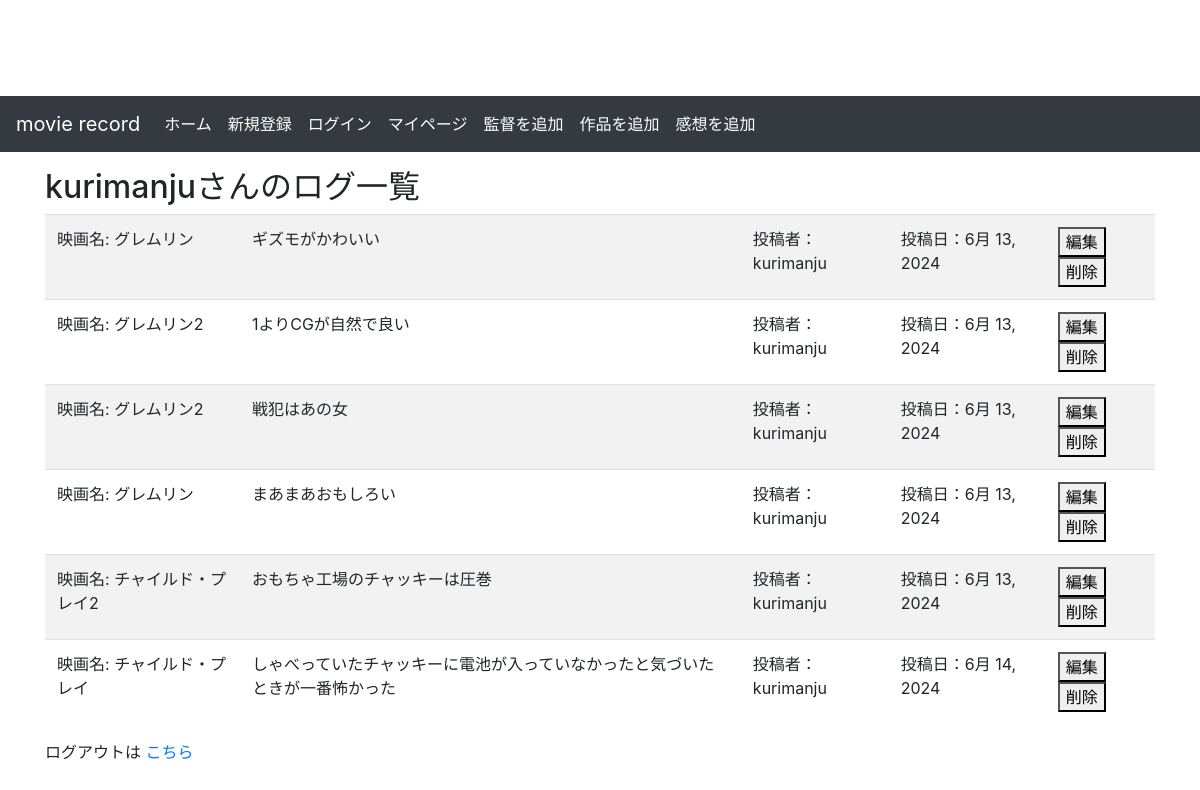
Screenshot of /home/ (signed in) with the database file from the repository.
### myapp/models.py (models this page shows, shortened)
class Log(models.Model):
    text = models.TextField()
    watch_date = models.DateField(default=timezone.now)
    movie = models.ForeignKey(Movie, on_delete=models.CASCADE, verbose_name="タイトル", related_name='log')
    user = models.ForeignKey(User, on_delete=models.CASCADE, verbose_name="ユーザー", related_name='logs')

class Movie(models.Model):
    title = models.CharField(max_length=100, verbose_name="タイトル")
    director = models.ForeignKey(Director, on_delete=models.CASCADE, verbose_name="監督", related_name='movie')
    user = models.ForeignKey(User, on_delete=models.CASCADE, verbose_name="ユーザー", related_name='movies')
    watch_date = models.DateField(verbose_name="視聴日時", null=True, blank=True)

### myapp/views.py (the view)
# urls.py: path('home/',views.home,name="home"),
@login_required
def home(request):
    user_logs = Log.objects.filter(user=request.user)
    context = {
        'username': request.user.username,
        'user_logs': user_logs,
    }
    return render(request, "myapp/home.html", context=context)

### templates/myapp/home.html
{% extends './base.html' %}
{% block content %}
 <h2>{{ username }}さんのログ一覧</h2>
 <table  class='table table-striped table-hover'>
    <tbody>
    {% for log in user_logs %}
        <tr>
        <td>映画名: {{ log.movie.title }}</td>
        <td>{{ log.text }}</td>
        <td>投稿者：{{ log.user.username }}</td>
        <td>投稿日：{{ log.watch_date }}</td>
        <td>
            <button onclick="location.href='{% url 'myapp:updatelog' log.id %}'">編集</button>
            <button onclick="location.href='{% url 'myapp:deletelog' log.id %}'">削除</button>
        </td>
        </tr>
    {% endfor %}
    </tbody>
</table>
 <p> ログアウトは
 <a href="{% url 'myapp:Logout' %}">こちら</a>
 </p>
{% endblock %}

### templates/myapp/base.html (style rules this page uses)
body { padding-top: 80px; }

### rows the page displays
Log: movie "グレムリン", text "ギズモがかわいい", user.username "kurimanju", watch_date "6月 13, 2024"
Log: movie "グレムリン2", text "1よりCGが自然で良い", user.username "kurimanju", watch_date "6月 13, 2024"
Log: movie "グレムリン2", text "戦犯はあの女", user.username "kurimanju", watch_date "6月 13, 2024"
Log: movie "グレムリン", text "まあまあおもしろい", user.username "kurimanju", watch_date "6月 13, 2024"
Log: movie "チャイルド・プレイ2", text "おもちゃ工場のチャッキーは圧巻", user.username "kurimanju", watch_date "6月 13, 2024"
Log: movie "チャイルド・プレイ", text "しゃべっていたチャッキーに電池が入っていなかったと気づいたときが一番怖かった", user.username "kurimanju", watch_date "6月 14, 2024"

### other values shown
{{ username }} "kurimanju"
